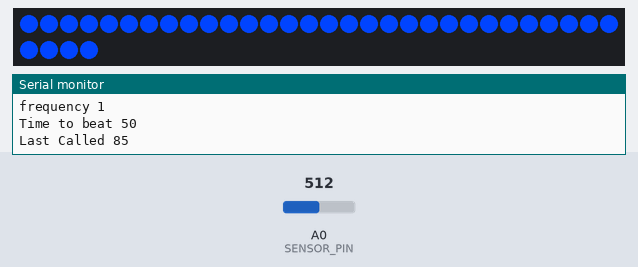
Bench run of a sketch on a simulated Arduino Uno, built with avr-gcc and run on an emulated ATmega328P. On the bench: 34 RGB LEDs in strip order, left to right, continuing on the next row, the last lines printed to the serial monitor. The inputs (shaded band) are chosen by the test bench; at power-on: A0 (SENSOR_PIN) = 512.

Above: at 1.2 s.
1.3 s: A0 (SENSOR_PIN) set to 530
At 1.9 s:
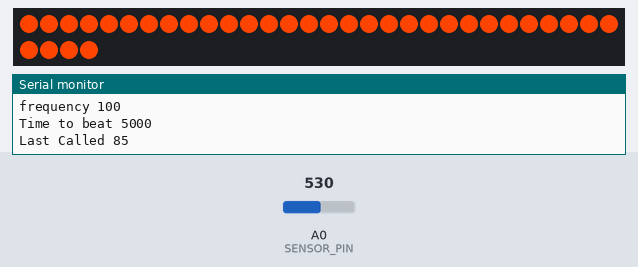
2.9 s: A0 (SENSOR_PIN) set to 511
At 3.9 s:
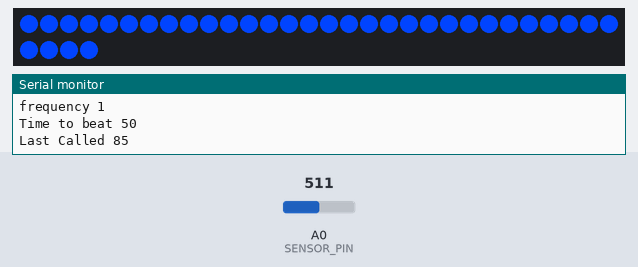
4.5 s: A0 (SENSOR_PIN) set to 716
At 5.0 s:
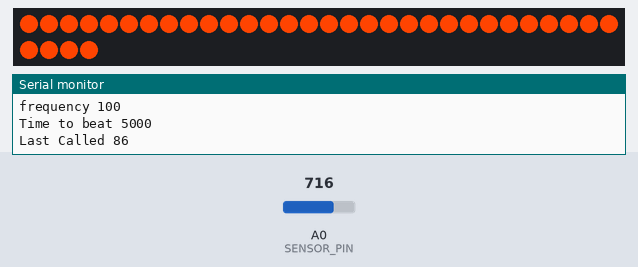
Timing chart, 0 to 7.5 s (numbered marks = the images above; inputs shaded):
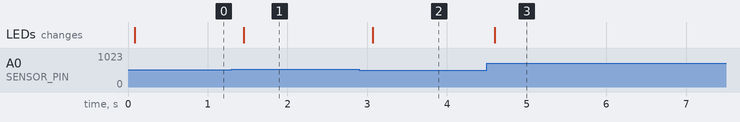

The sketch:

neopixelTest.ino
```cpp
#include <FastLED.h>
#define NUM_LEDS    34
#define DATA_PIN    6
#define SENSOR_PIN  A0

int airPressure,
    barometricToRGB,
    frequency       = 0,
    high            = 0,
    low             = 600,
    interval        = 50;

long previousMillis = 0;

CRGB leds[NUM_LEDS];

void setup() {
  Serial.begin(115200);
  pinMode(SENSOR_PIN,INPUT);
  FastLED.addLeds<NEOPIXEL, DATA_PIN>(leds, NUM_LEDS);
}

void loop() {
  airPressure = analogRead(SENSOR_PIN);
  autoTune();

  unsigned long currentMillis = millis();
  Serial.print("frequency ");
  Serial.println(frequency);
  Serial.print("Time to beat ");
  Serial.println(frequency*interval);
  Serial.print("Last Called ");
  Serial.println(currentMillis - previousMillis);

  if(currentMillis - previousMillis > (frequency/interval)) {
    previousMillis = currentMillis;

    for (int i=0; i<NUM_LEDS; i++) {
          leds[i].setRGB( barometricToRGB, 68, 255/barometricToRGB);
          FastLED.show();
        }
  }
}

void autoTune() {
  if (airPressure < low) {
    low = airPressure;
  }
  if (airPressure > high) {
    high = airPressure;
  }
  barometricToRGB = map(airPressure, low, high, 1, 255);
  barometricToRGB = constrain(barometricToRGB, 1, 255);
  frequency = map(airPressure, low, high, 1, 100);
  frequency = constrain(frequency, 1, 100);

}
```

Measured:
- the behaviour switches between 512 and 513 on A0 (SENSOR_PIN) (found by bisection; images 0 and 1)
- after the input at 1.3 s, the LEDs: change after 0.15 s (image 1)
- after the input at 2.9 s, the LEDs: change after 0.17 s (image 2)
- after the input at 4.5 s, the LEDs: change after 0.10 s (image 3)
